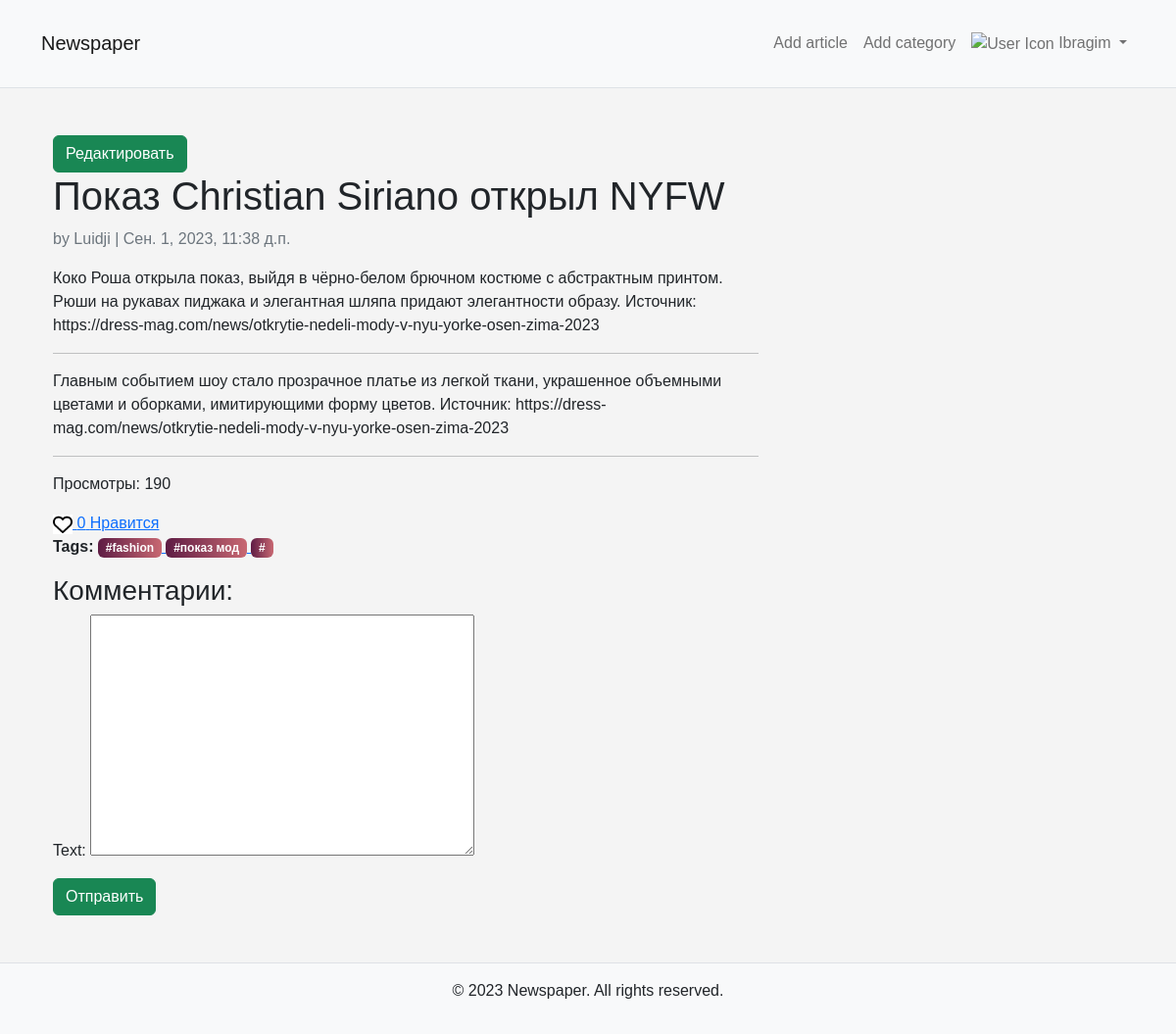
Screenshot of /article/4/ (signed in) with the database file from the repository.
### accounts/models.py (models this page shows, shortened)
class CustomUser(AbstractUser):
    bio = models.TextField(max_length=500, blank=True)
    phone_number = models.CharField(max_length=12, blank=True)
    birthdate = models.DateField(null=True, blank=True)
    objects = CustomUserManager()

### main/models.py (models this page shows, shortened)
class Article(models.Model):
    title = models.CharField(max_length=255)
    summary = models.TextField()
    content = models.TextField()
    author = models.ForeignKey(Author, on_delete=models.PROTECT,
                               related_name='author_articles')
    published_date = models.DateTimeField(auto_now_add=True)
    category = models.ForeignKey(Category, on_delete=models.PROTECT)
    image_url = models.ImageField(upload_to='media', blank=True)
    tags = models.ManyToManyField(Tags)
    views = models.PositiveIntegerField(default=0)
    class Meta:
        ordering = ['-published_date']

class Author(models.Model):
    user = models.OneToOneField(CustomUser, on_delete=models.CASCADE)
    def __str__(self):
        return self.user.username

class Tags(models.Model):
    tag_name = models.CharField(max_length=255)

### main/views.py (the view)
# urls.py: path('article/<int:pk>/', views.detail_article, name='detail_article'),
def detail_article(request, pk):
    article = get_object_or_404(Article, id=pk)
    article.views += 1
    article.save()
    form = CommentsForm()
    user_has_liked = article.likes.filter(user=request.user.author).exists()
    context = {
        'article': article,
        'form': form,
        'user_has_liked': user_has_liked
    }
    return render(request, 'main/detail_article.html', context)

### main/forms.py
class CommentsForm(forms.ModelForm):
    class Meta:
        model = Comments
        fields = ['text']

### templates/main/detail_article.html (shortened to what this page needs)
{% extends 'base.html' %}
{% load static %}
{% block content %}
    <div class="container">
        <div class="row">
            <div class="col-md-8">
                <a href="{% url 'edit_article' article.id  %}">
                    <input class="btn btn-success" type="submit" value="Редактировать">
                </a>
                <h1>{{ article.title }}</h1>
                <p class="text-muted">by {{ article.author }} | {{ article.published_date }}</p>
                <p>{{ article.summary }}</p>
                <hr>
                <div>{{ article.content | safe }}</div>
                <hr>
                <p>Просмотры: {{ article.views }}</p>
                <a id="like-button" href="{% url 'create_like' article.id %}" class="like-button">
                    <img src="{% if user_has_liked %}
                                    {% static 'heart-solid.jpg' %}
                              {% else %}
                                    {% static 'heart-regular.jpg' %}
                              {% endif %}"
                         alt="Like" width="20px" height="ms-auto">
                <span id="like-count" class="like-count">{{ article.likes.count }}</span> Нравится
            </a>
                <p class="tag-container">
                    <strong>Tags:</strong>
                    {% for tag in article.tags.all %}
                        <a href="{% url 'get_article_by_tag' tag.id %}">
                            <span class="badge bg-primary-gradient">#{{ tag.tag_name }}</span>
                        </a>
                    {% endfor %}
                </p>
            </div>
            <div class="comments mt-3">
                <h3>Комментарии:</h3>
            </div>
            <form action="{% url 'add_comment' article.id %}" method="post">
                {{ form.as_p}}
                <input class="btn btn-success" type="submit" value="Отправить">
            </form>
        </div>
    </div>
{% endblock content %}

### templates/base.html (shortened to what this page needs)
{% load static %}
<!DOCTYPE html>
<html>
<head>
    <link href="https://cdn.jsdelivr.net/npm/bootstrap@5.2.3/dist/css/bootstrap.min.css" rel="stylesheet">
    <link rel="stylesheet" href="{% static 'style.css' %}">
</head>
<body>
    <header class="p-3 mb-3 border-bottom bg-light">
        <div class="container">
            <nav class="navbar navbar-expand-lg navbar-light">
                <a class="navbar-brand" href="/">Newspaper</a>
<div class="collapse navbar-collapse" id="navbarNav">
    <ul class="navbar-nav ms-auto d-flex align-items-center">
        {% if user.is_authenticated %}
        <li class="nav-item">
            <a class="nav-link" href="{% url 'add_article' %}">Add article</a>
        </li>
        <li class="nav-item">
            <a class="nav-link" href="{% url 'add_category' %}">Add category</a>
        </li>
        <li class="nav-item dropdown">
            <a class="nav-link dropdown-toggle" href="#" id="userDropdown" role="button"
                data-bs-toggle="dropdown" aria-haspopup="true" aria-expanded="false">
                <img src="https://cdn-icons-png.flaticon.com/512/666/666201.png" alt="User Icon" width="32" height="32">
                {{ user.username }}
            </a>
        </li>
        {% endif %}
    </ul>
</div>
    </header>
    <main class="container mt-5">
        {% block content %}
        {% endblock content %}
    </main>
    <footer class="p-3 mt-5 border-top bg-light">
        <div class="container">
            <p class="text-center">© 2023 Newspaper. All rights reserved.</p>
        </div>
    </footer>
</body>
</html>

### static/style.css (style rules this page uses)
body { font-family: Arial, sans-serif; background-color: #f4f4f4; }
.badge, .btn-primary-gradient { background: linear-gradient(90deg, rgba(94,28,68,1) 0%, rgba(200,104,114,1) 100%); border: none; }
.tag-container { margin-bottom: 0; }

### rows the page displays
CustomUser: username "Ibragim"
Article: title "Показ Christian Siriano открыл NYFW", author "Luidji", published_date "Сен. 1, 2023, 11:38 д.п.", summary "Коко Роша открыла показ, выйдя в чёрно-белом брючном костюме с абстрактным принтом. Рюши на рукавах пиджака и элегантная шляпа придают элегантности образу. Источник: https://dress-mag.com/news/otkrytie-nedeli-mody-v-nyu-yorke-osen-zima-2023", content "Главным событием шоу стало прозрачное платье из легкой ткани, украшенное объемными цветами и оборками, имитирующими форму цветов. Источник: https://dress-mag.com/news/otkrytie-nedeli-mody-v-nyu-yorke-osen-zima-2023", views "190", likes.count "0"
Tags: tag_name "fashion"
Tags: tag_name "показ мод"
